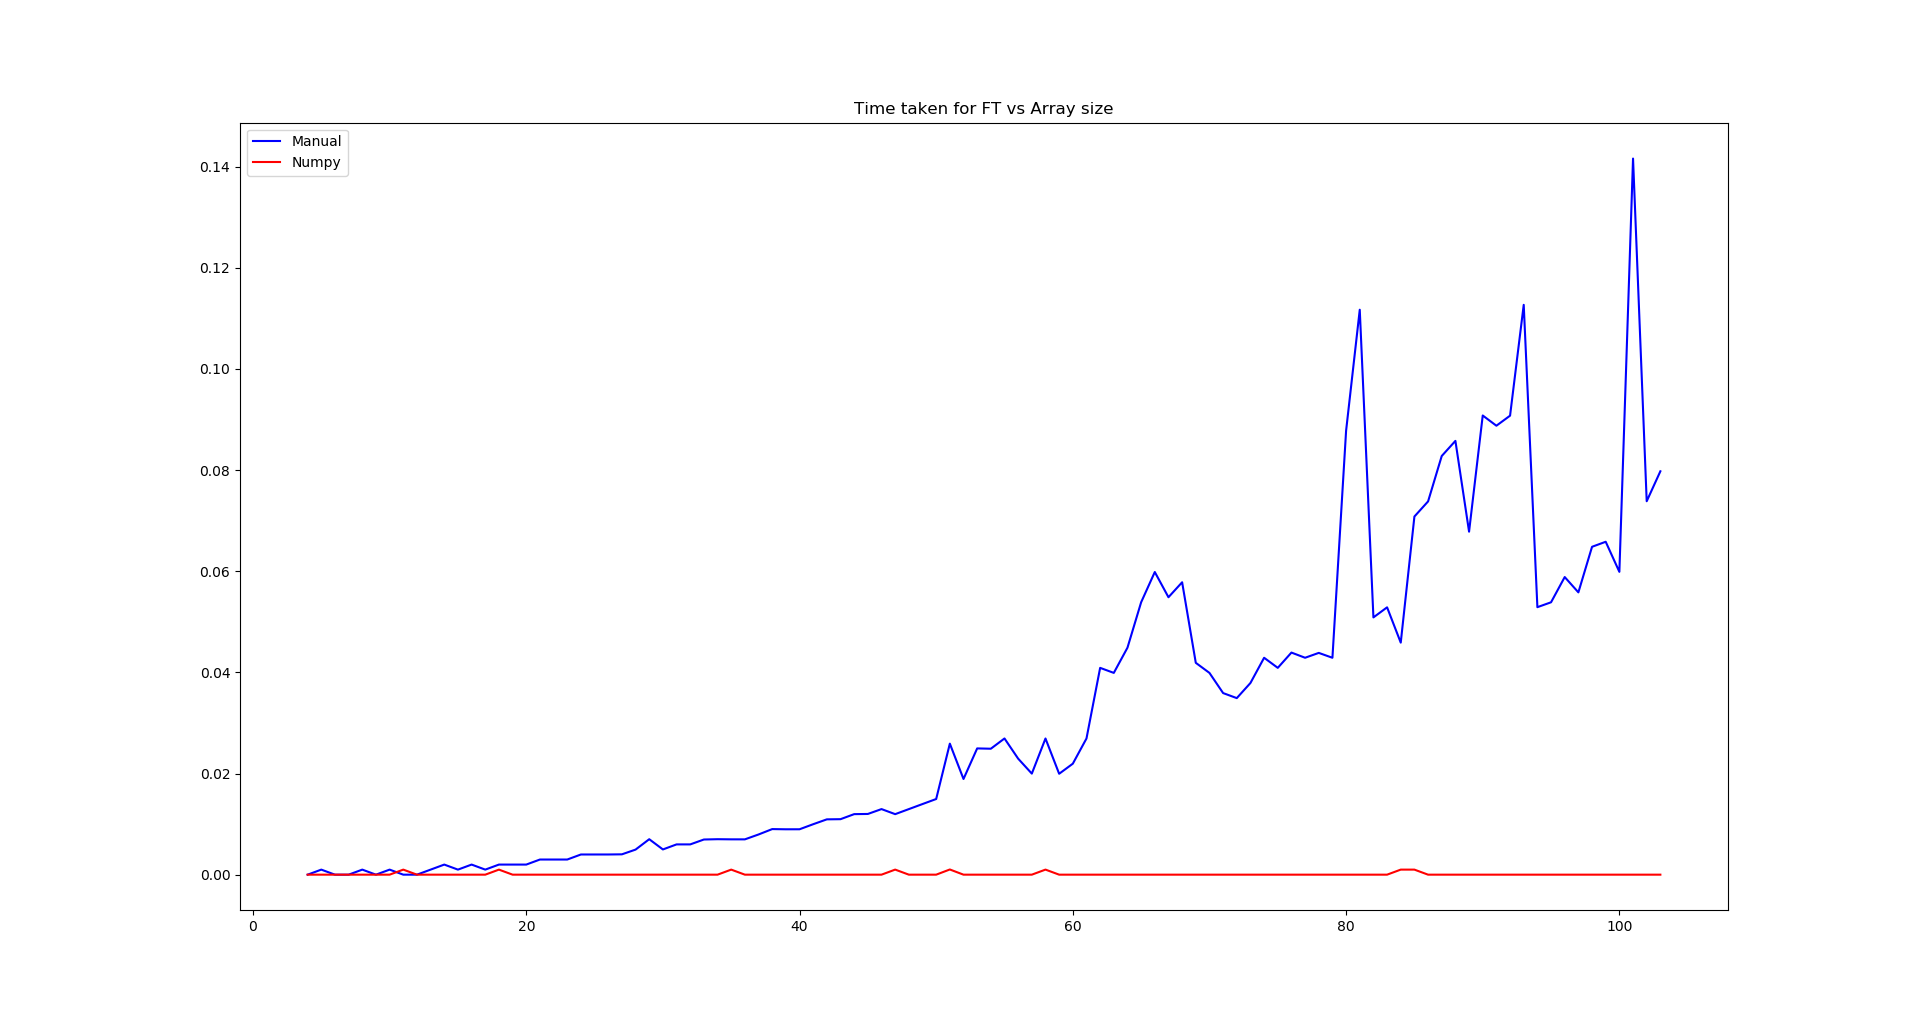

Generate this figure with Python:
import numpy as np
import matplotlib.pyplot as plt
import time


def f(x):
    return np.sin(x)/x


def manual_dft(x):
    n = np.size(x)
    dft = np.zeros(n)
    for i in range(n):
        for j in range(n):
            dft[i] = dft[i] + x[i]*np.exp(-1j*2*np.pi*i*j/n)
    return dft/np.sqrt(n)


def numpy_dft(x):
    return np.fft.fft(x)


manual_time = np.zeros(100)
numpy_time = np.zeros(100)
N = np.arange(4, 104)

for n in N:
    x = np.random.randint(100, size=n)

    start_manual = time.time()
    dft_m = manual_dft(x)
    end_manual = time.time()
    manual_time[n-4] = end_manual-start_manual

    start_numpy = time.time()
    dft_n = numpy_dft(x)
    end_numpy = time.time()
    numpy_time[n-4] = end_numpy-start_numpy

plt.plot(N, manual_time, 'b-', label='Manual')
plt.plot(N, numpy_time, 'r-', label='Numpy')

plt.title("Time taken for FT vs Array size")
plt.legend()
plt.show()
